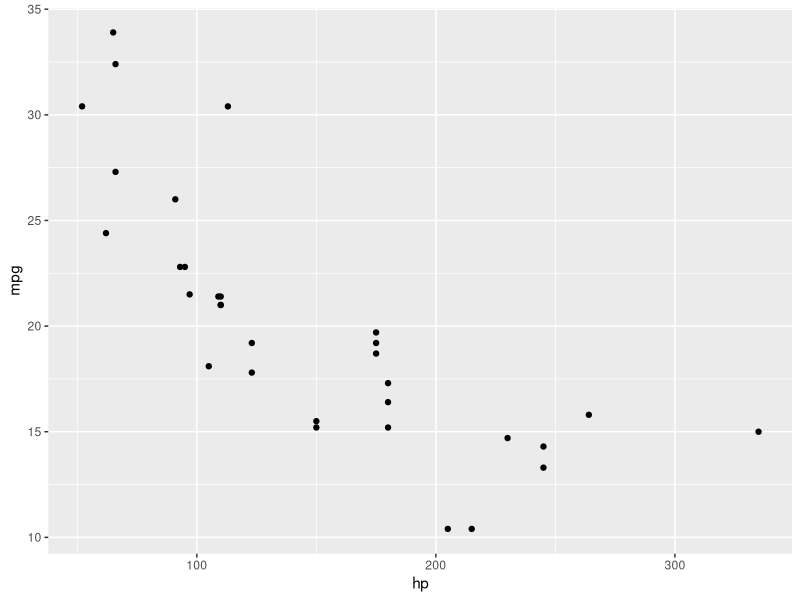
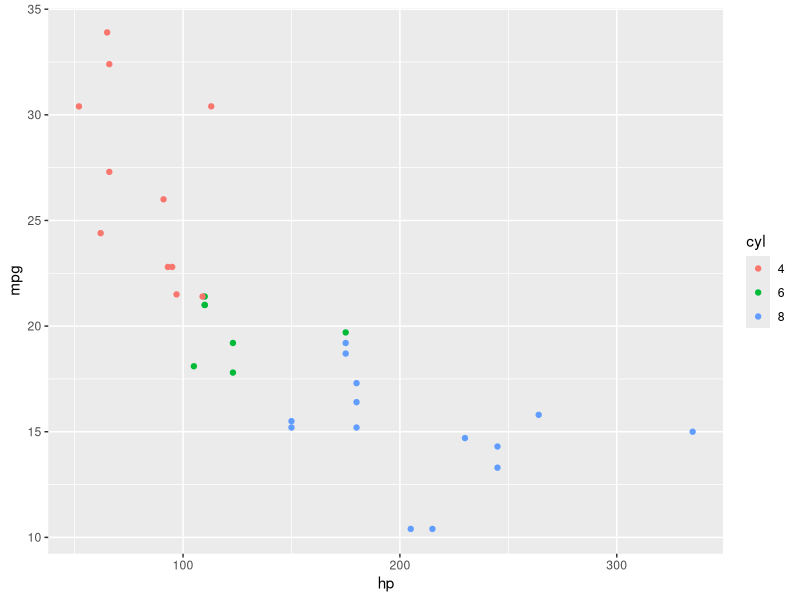
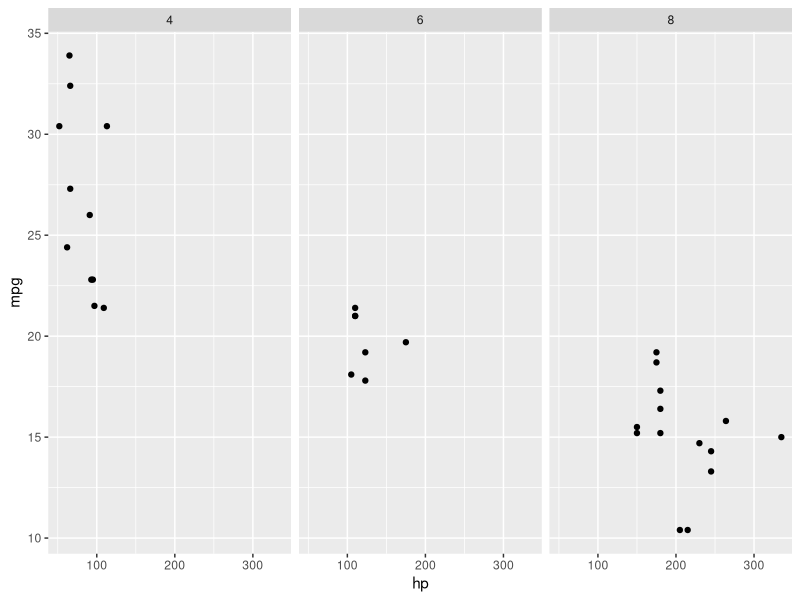
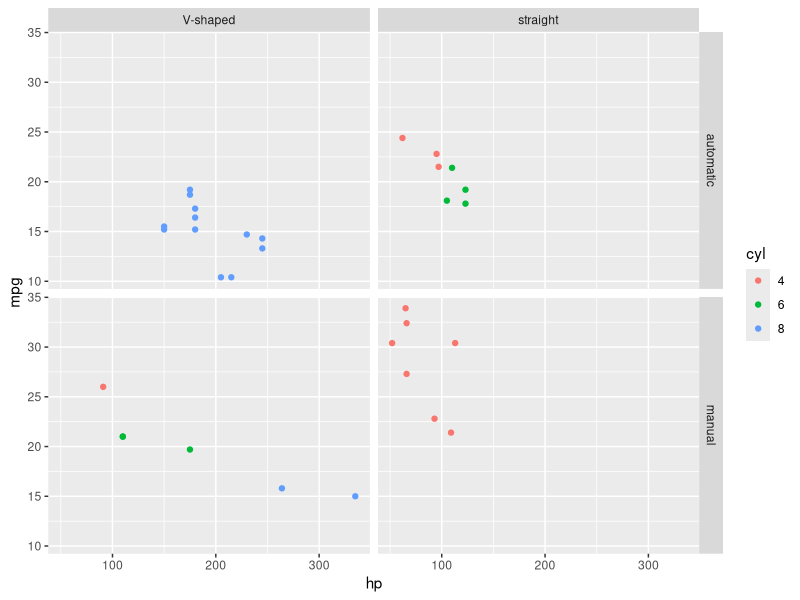

Source code (R) for these figures, in order:
## ---- chunk 1
knitr::opts_chunk$set(echo = TRUE)
## ---- chunk 2
library(ggplot2)
## ---- chunk 3
data(mtcars)

mtcars <- within(mtcars, {
  cyl <- factor(cyl)
  vs <- factor(vs, labels = c("V-shaped", "straight"))
  am <- factor(am, labels = c("automatic", "manual"))
})
## ---- chunk 4
ggplot(data = mtcars, mapping = aes(x = hp,y =  mpg)) + geom_point()
## ---- chunk 5
ggplot(mtcars, aes(x = hp, y = mpg, color = cyl)) + geom_point()
## ---- chunk 6
ggplot(mtcars, aes(x = hp, y = mpg)) + geom_point() + 
  facet_grid(~ cyl)
## ---- chunk 7
ggplot(mtcars, aes(x = hp, y = mpg, color = cyl)) + geom_point() + 
  facet_grid(am ~ vs)
